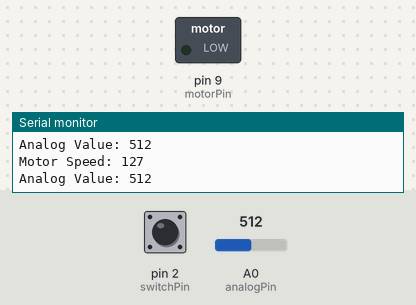
Bench run of a sketch on a simulated Arduino Uno, built with avr-gcc and run on an emulated ATmega328P. Shown: switched loads named in the sketch (green lamp = pin HIGH), the last lines printed to the serial monitor. Inputs (shaded band) come from the test bench; at power-on: pin 2 (switchPin) LOW, A0 (analogPin) = 512.

Above: at 1.2 s.
1.3 s: pin 2 (switchPin) pulled HIGH for 0.15 s
At 1.39 s:
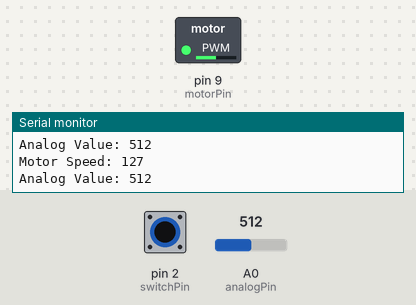
5.9 s: A0 (analogPin) set to 8
8.9 s: A0 (analogPin) set to 11
11.9 s: pin 2 (switchPin) pulled HIGH for 1 s
At 12.7 s:
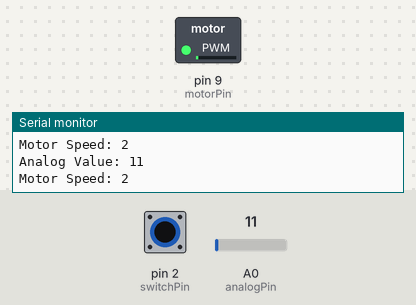
14.4 s: pin 2 (switchPin) pulled HIGH for 3.2 s
At 15.3 s:
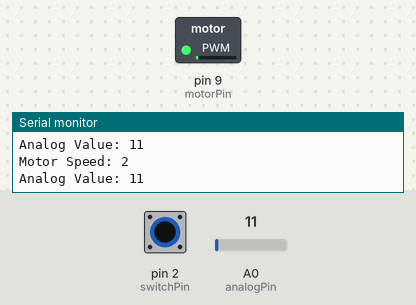
Timing chart, 0 to 19.1 s (numbered marks = the images above; inputs shaded):
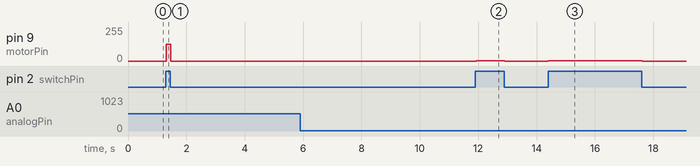

The sketch:

motorized_pinwheel-expanded.ino
```cpp
const int switchPin = 2;
const int motorPin = 9;
int switchState = 0;
const int analogPin = A0;
int analogValue = 0;
int motorSpeed = 0;

void setup() {
  pinMode(motorPin, OUTPUT);
  pinMode(switchPin, INPUT);
  Serial.begin(9600);
}

void loop() {
  analogValue = analogRead(analogPin);
  Serial.print("Analog Value: ");
  Serial.println(analogValue);
  motorSpeed = map(analogValue, 0, 1023, 0, 255);
  Serial.print("Motor Speed: ");
  Serial.println(motorSpeed);
  switchState = digitalRead(switchPin);

  if (switchState == HIGH) {
    analogWrite(motorPin, motorSpeed);
  } else {
    analogWrite(motorPin, 0);
  }
}
```

Measured:
- after the input at 1.3 s, pin 9 (motorPin): 0/255 → 127/255 at once, → 0/255 0.15 s later
- after the input at 11.9 s, pin 9 (motorPin): 0/255 → 2/255 at once, → 0/255 0.99 s later
- after the input at 14.4 s, pin 9 (motorPin): 0/255 → 2/255 at once, → 0/255 3.2 s later
